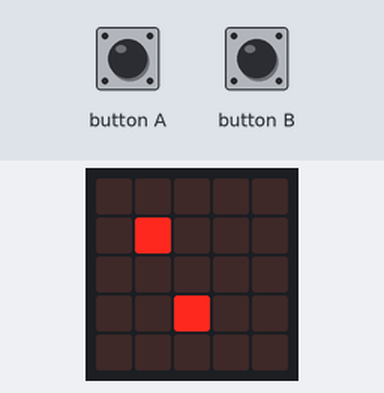
Bench run of a program on a simulated BBC micro:bit (MakeCode). Parts: the board's 5×5 LED display. The test bench sets the inputs (shaded band). Random numbers come from a fixed seed; the short countdown, score and lost-life animations are approximate; the run ends where the board's game-over animation would start. At 2.5 s the program stops and its outputs stay as they are.

Above: at 1.2 s.
1.3 s: button A pressed for 0.15 s
At 1.9 s:
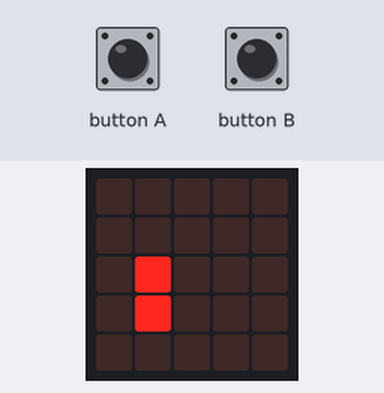
At 3.4 s:
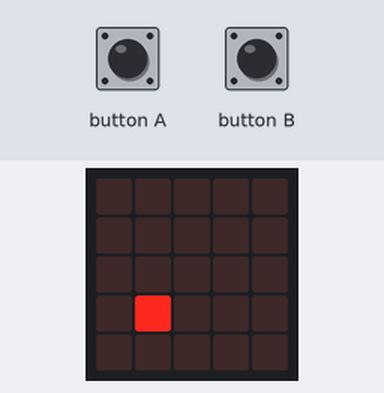
Timing chart, 0 to 4.0 s (numbered marks = the images above; inputs shaded):
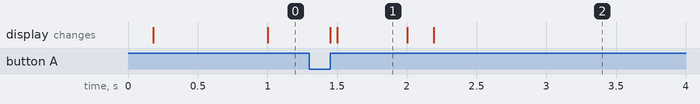

The program:

main.ts
```typescript
input.onButtonPressed(Button.A, function () {
    sprite.move(-1)
})
input.onButtonPressed(Button.B, function () {
    sprite.move(1)
})
let coin: game.LedSprite = null
let sprite: game.LedSprite = null
game.addScore(1)
game.addLife(1)
sprite = game.createSprite(2, 3)
basic.forever(function () {

})
basic.forever(function () {
    coin = game.createSprite(randint(0, 4), 0)
    basic.pause(500)
    for (let index = 0; index < 4; index++) {
        basic.pause(500)
        coin.change(LedSpriteProperty.Y, 1)
    }
})
basic.forever(function () {
    if (sprite.isTouching(coin)) {
        coin.delete()
        game.addScore(1)
    }
})
basic.forever(function () {
    if (coin.get(LedSpriteProperty.Y) == 4) {
        game.gameOver()
    }
})
```

test.ts
```typescript
// tests gaan hier; deze zal niet worden gecompileerd wanneer dit pakket wordt gebruikt als extensie.
```

Measured:
- what the display in image 1 shows lasts 0.5 s, from 1.5 s to 2.0 s
